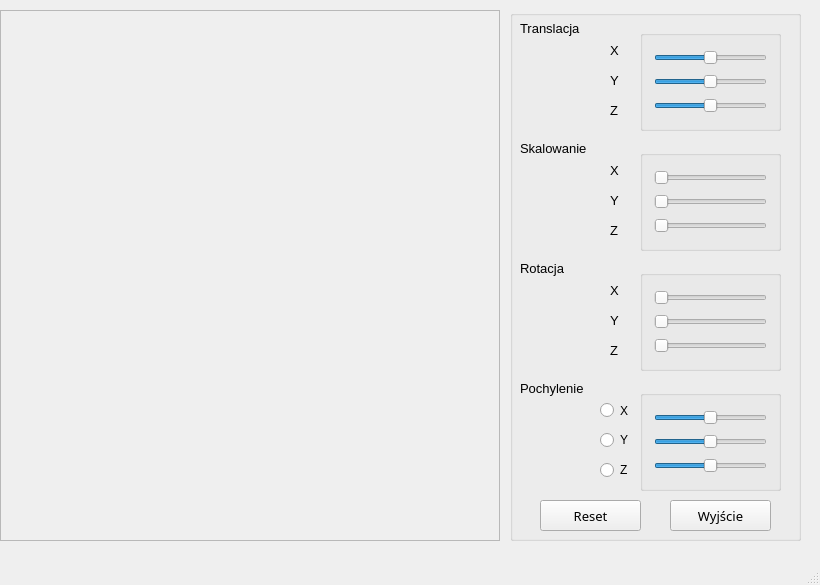
<?xml version="1.0" encoding="UTF-8"?>
<ui version="4.0">
 <class>MyWindow</class>
 <widget class="QMainWindow" name="MyWindow">
  <property name="geometry">
   <rect>
    <x>0</x>
    <y>0</y>
    <width>820</width>
    <height>585</height>
   </rect>
  </property>
  <property name="windowTitle">
   <string>Bryła 3D</string>
  </property>
  <widget class="QWidget" name="centralWidget">
   <widget class="QFrame" name="frame">
    <property name="geometry">
     <rect>
      <x>0</x>
      <y>10</y>
      <width>500</width>
      <height>531</height>
     </rect>
    </property>
    <property name="frameShape">
     <enum>QFrame::StyledPanel</enum>
    </property>
    <property name="frameShadow">
     <enum>QFrame::Raised</enum>
    </property>
   </widget>
   <widget class="QGroupBox" name="groupBox">
    <property name="geometry">
     <rect>
      <x>510</x>
      <y>10</y>
      <width>291</width>
      <height>531</height>
     </rect>
    </property>
    <property name="title">
     <string/>
    </property>
    <widget class="QGroupBox" name="g2">
     <property name="geometry">
      <rect>
       <x>130</x>
       <y>20</y>
       <width>141</width>
       <height>101</height>
      </rect>
     </property>
     <layout class="QVBoxLayout" name="verticalLayout_3">
      <item>
       <widget class="QSlider" name="translacjaX">
        <property name="minimum">
         <number>-200</number>
        </property>
        <property name="maximum">
         <number>200</number>
        </property>
        <property name="sliderPosition">
         <number>0</number>
        </property>
        <property name="orientation">
         <enum>Qt::Horizontal</enum>
        </property>
       </widget>
      </item>
      <item>
       <widget class="QSlider" name="translacjaY">
        <property name="minimum">
         <number>-200</number>
        </property>
        <property name="maximum">
         <number>200</number>
        </property>
        <property name="sliderPosition">
         <number>0</number>
        </property>
        <property name="orientation">
         <enum>Qt::Horizontal</enum>
        </property>
       </widget>
      </item>
      <item>
       <widget class="QSlider" name="translacjaZ">
        <property name="minimum">
         <number>-200</number>
        </property>
        <property name="maximum">
         <number>200</number>
        </property>
        <property name="orientation">
         <enum>Qt::Horizontal</enum>
        </property>
       </widget>
      </item>
     </layout>
    </widget>
    <widget class="QGroupBox" name="g4">
     <property name="geometry">
      <rect>
       <x>130</x>
       <y>140</y>
       <width>141</width>
       <height>101</height>
      </rect>
     </property>
     <layout class="QVBoxLayout" name="verticalLayout_4">
      <item>
       <widget class="QSlider" name="skalowanieX">
        <property name="minimum">
         <number>100</number>
        </property>
        <property name="maximum">
         <number>300</number>
        </property>
        <property name="value">
         <number>100</number>
        </property>
        <property name="orientation">
         <enum>Qt::Horizontal</enum>
        </property>
       </widget>
      </item>
      <item>
       <widget class="QSlider" name="skalowanieY">
        <property name="minimum">
         <number>100</number>
        </property>
        <property name="maximum">
         <number>300</number>
        </property>
        <property name="value">
         <number>100</number>
        </property>
        <property name="orientation">
         <enum>Qt::Horizontal</enum>
        </property>
       </widget>
      </item>
      <item>
       <widget class="QSlider" name="skalowanieZ">
        <property name="minimum">
         <number>100</number>
        </property>
        <property name="maximum">
         <number>300</number>
        </property>
        <property name="orientation">
         <enum>Qt::Horizontal</enum>
        </property>
       </widget>
      </item>
     </layout>
    </widget>
    <widget class="QGroupBox" name="g6">
     <property name="geometry">
      <rect>
       <x>130</x>
       <y>260</y>
       <width>141</width>
       <height>101</height>
      </rect>
     </property>
     <layout class="QVBoxLayout" name="verticalLayout_5">
      <item>
       <widget class="QSlider" name="rotacjaX">
        <property name="enabled">
         <bool>true</bool>
        </property>
        <property name="minimum">
         <number>10000</number>
        </property>
        <property name="maximum">
         <number>260000</number>
        </property>
        <property name="value">
         <number>10000</number>
        </property>
        <property name="orientation">
         <enum>Qt::Horizontal</enum>
        </property>
       </widget>
      </item>
      <item>
       <widget class="QSlider" name="rotacjaY">
        <property name="enabled">
         <bool>true</bool>
        </property>
        <property name="minimum">
         <number>10000</number>
        </property>
        <property name="maximum">
         <number>260000</number>
        </property>
        <property name="value">
         <number>10000</number>
        </property>
        <property name="orientation">
         <enum>Qt::Horizontal</enum>
        </property>
       </widget>
      </item>
      <item>
       <widget class="QSlider" name="rotacjaZ">
        <property name="enabled">
         <bool>true</bool>
        </property>
        <property name="minimum">
         <number>10000</number>
        </property>
        <property name="maximum">
         <number>260000</number>
        </property>
        <property name="value">
         <number>10000</number>
        </property>
        <property name="orientation">
         <enum>Qt::Horizontal</enum>
        </property>
       </widget>
      </item>
     </layout>
    </widget>
    <widget class="QGroupBox" name="g4_2">
     <property name="geometry">
      <rect>
       <x>130</x>
       <y>380</y>
       <width>141</width>
       <height>101</height>
      </rect>
     </property>
     <layout class="QVBoxLayout" name="verticalLayout_8">
      <item>
       <widget class="QSlider" name="pochylenieX">
        <property name="enabled">
         <bool>true</bool>
        </property>
        <property name="minimum">
         <number>-100</number>
        </property>
        <property name="maximum">
         <number>100</number>
        </property>
        <property name="value">
         <number>0</number>
        </property>
        <property name="orientation">
         <enum>Qt::Horizontal</enum>
        </property>
       </widget>
      </item>
      <item>
       <widget class="QSlider" name="pochylenieY">
        <property name="enabled">
         <bool>true</bool>
        </property>
        <property name="minimum">
         <number>-100</number>
        </property>
        <property name="maximum">
         <number>100</number>
        </property>
        <property name="value">
         <number>0</number>
        </property>
        <property name="orientation">
         <enum>Qt::Horizontal</enum>
        </property>
       </widget>
      </item>
      <item>
       <widget class="QSlider" name="pochylenieZ">
        <property name="enabled">
         <bool>true</bool>
        </property>
        <property name="minimum">
         <number>-100</number>
        </property>
        <property name="maximum">
         <number>100</number>
        </property>
        <property name="value">
         <number>0</number>
        </property>
        <property name="orientation">
         <enum>Qt::Horizontal</enum>
        </property>
       </widget>
      </item>
     </layout>
    </widget>
    <widget class="QRadioButton" name="z">
     <property name="geometry">
      <rect>
       <x>90</x>
       <y>450</y>
       <width>31</width>
       <height>20</height>
      </rect>
     </property>
     <property name="text">
      <string>Z</string>
     </property>
    </widget>
    <widget class="QRadioButton" name="x">
     <property name="geometry">
      <rect>
       <x>90</x>
       <y>390</y>
       <width>31</width>
       <height>21</height>
      </rect>
     </property>
     <property name="text">
      <string>X</string>
     </property>
    </widget>
    <widget class="QRadioButton" name="y">
     <property name="geometry">
      <rect>
       <x>90</x>
       <y>420</y>
       <width>31</width>
       <height>20</height>
      </rect>
     </property>
     <property name="text">
      <string>Y</string>
     </property>
    </widget>
    <widget class="QPushButton" name="reset">
     <property name="geometry">
      <rect>
       <x>30</x>
       <y>490</y>
       <width>101</width>
       <height>31</height>
      </rect>
     </property>
     <property name="font">
      <font>
       <family>Segoe UI Light</family>
       <pointsize>10</pointsize>
      </font>
     </property>
     <property name="styleSheet">
      <string notr="true"/>
     </property>
     <property name="text">
      <string>Reset</string>
     </property>
    </widget>
    <widget class="QPushButton" name="quit">
     <property name="geometry">
      <rect>
       <x>160</x>
       <y>490</y>
       <width>101</width>
       <height>31</height>
      </rect>
     </property>
     <property name="font">
      <font>
       <family>Segoe UI Light</family>
       <pointsize>10</pointsize>
      </font>
     </property>
     <property name="styleSheet">
      <string notr="true"/>
     </property>
     <property name="text">
      <string>Wyjście</string>
     </property>
    </widget>
    <widget class="QLabel" name="label">
     <property name="geometry">
      <rect>
       <x>10</x>
       <y>10</y>
       <width>61</width>
       <height>16</height>
      </rect>
     </property>
     <property name="font">
      <font>
       <pointsize>10</pointsize>
      </font>
     </property>
     <property name="text">
      <string>Translacja</string>
     </property>
    </widget>
    <widget class="QLabel" name="label_2">
     <property name="geometry">
      <rect>
       <x>10</x>
       <y>130</y>
       <width>71</width>
       <height>16</height>
      </rect>
     </property>
     <property name="font">
      <font>
       <pointsize>10</pointsize>
      </font>
     </property>
     <property name="text">
      <string>Skalowanie</string>
     </property>
    </widget>
    <widget class="QLabel" name="label_3">
     <property name="geometry">
      <rect>
       <x>10</x>
       <y>250</y>
       <width>71</width>
       <height>16</height>
      </rect>
     </property>
     <property name="font">
      <font>
       <pointsize>10</pointsize>
      </font>
     </property>
     <property name="text">
      <string>Rotacja</string>
     </property>
    </widget>
    <widget class="QLabel" name="label_4">
     <property name="geometry">
      <rect>
       <x>10</x>
       <y>370</y>
       <width>71</width>
       <height>16</height>
      </rect>
     </property>
     <property name="font">
      <font>
       <pointsize>10</pointsize>
      </font>
     </property>
     <property name="text">
      <string>Pochylenie</string>
     </property>
    </widget>
    <widget class="QLabel" name="label_5">
     <property name="geometry">
      <rect>
       <x>100</x>
       <y>30</y>
       <width>21</width>
       <height>21</height>
      </rect>
     </property>
     <property name="font">
      <font>
       <pointsize>10</pointsize>
      </font>
     </property>
     <property name="text">
      <string>X</string>
     </property>
    </widget>
    <widget class="QLabel" name="label_6">
     <property name="geometry">
      <rect>
       <x>100</x>
       <y>150</y>
       <width>21</width>
       <height>21</height>
      </rect>
     </property>
     <property name="font">
      <font>
       <pointsize>10</pointsize>
      </font>
     </property>
     <property name="text">
      <string>X</string>
     </property>
    </widget>
    <widget class="QLabel" name="label_7">
     <property name="geometry">
      <rect>
       <x>100</x>
       <y>270</y>
       <width>21</width>
       <height>21</height>
      </rect>
     </property>
     <property name="font">
      <font>
       <pointsize>10</pointsize>
      </font>
     </property>
     <property name="text">
      <string>X</string>
     </property>
    </widget>
    <widget class="QLabel" name="label_8">
     <property name="geometry">
      <rect>
       <x>100</x>
       <y>60</y>
       <width>21</width>
       <height>21</height>
      </rect>
     </property>
     <property name="font">
      <font>
       <pointsize>10</pointsize>
      </font>
     </property>
     <property name="text">
      <string>Y</string>
     </property>
    </widget>
    <widget class="QLabel" name="label_9">
     <property name="geometry">
      <rect>
       <x>100</x>
       <y>90</y>
       <width>21</width>
       <height>21</height>
      </rect>
     </property>
     <property name="font">
      <font>
       <pointsize>10</pointsize>
      </font>
     </property>
     <property name="text">
      <string>Z</string>
     </property>
    </widget>
    <widget class="QLabel" name="label_10">
     <property name="geometry">
      <rect>
       <x>100</x>
       <y>180</y>
       <width>21</width>
       <height>21</height>
      </rect>
     </property>
     <property name="font">
      <font>
       <pointsize>10</pointsize>
      </font>
     </property>
     <property name="text">
      <string>Y</string>
     </property>
    </widget>
    <widget class="QLabel" name="label_11">
     <property name="geometry">
      <rect>
       <x>100</x>
       <y>300</y>
       <width>21</width>
       <height>21</height>
      </rect>
     </property>
     <property name="font">
      <font>
       <pointsize>10</pointsize>
      </font>
     </property>
     <property name="text">
      <string>Y</string>
     </property>
    </widget>
    <widget class="QLabel" name="label_12">
     <property name="geometry">
      <rect>
       <x>100</x>
       <y>210</y>
       <width>21</width>
       <height>21</height>
      </rect>
     </property>
     <property name="font">
      <font>
       <pointsize>10</pointsize>
      </font>
     </property>
     <property name="text">
      <string>Z</string>
     </property>
    </widget>
    <widget class="QLabel" name="label_13">
     <property name="geometry">
      <rect>
       <x>100</x>
       <y>330</y>
       <width>21</width>
       <height>21</height>
      </rect>
     </property>
     <property name="font">
      <font>
       <pointsize>10</pointsize>
      </font>
     </property>
     <property name="text">
      <string>Z</string>
     </property>
    </widget>
   </widget>
  </widget>
  <widget class="QMenuBar" name="menuBar">
   <property name="geometry">
    <rect>
     <x>0</x>
     <y>0</y>
     <width>820</width>
     <height>20</height>
    </rect>
   </property>
  </widget>
  <widget class="QStatusBar" name="statusBar"/>
 </widget>
 <layoutdefault spacing="6" margin="11"/>
 <resources/>
 <connections/>
</ui>
